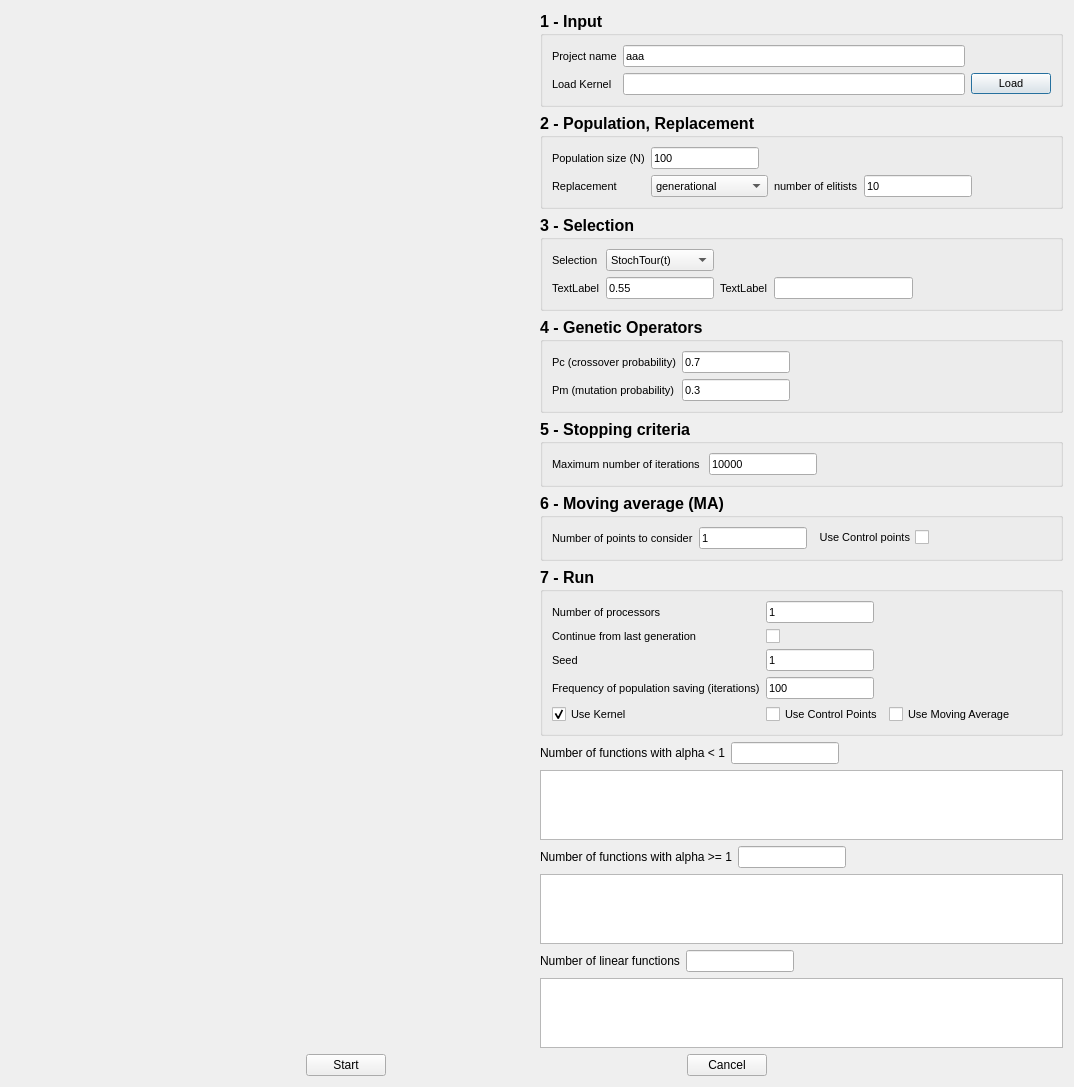
<?xml version="1.0" encoding="UTF-8"?>
<ui version="4.0">
 <class>Regression</class>
 <widget class="QDialog" name="Regression">
  <property name="geometry">
   <rect>
    <x>0</x>
    <y>0</y>
    <width>1074</width>
    <height>930</height>
   </rect>
  </property>
  <property name="windowTitle">
   <string>Dialog</string>
  </property>
  <layout class="QVBoxLayout" name="verticalLayout_4">
   <item>
    <layout class="QHBoxLayout" name="horizontalLayout">
     <property name="sizeConstraint">
      <enum>QLayout::SetMaximumSize</enum>
     </property>
     <item>
      <widget class="QCustomPlot" name="kernelPlot" native="true">
       <property name="sizePolicy">
        <sizepolicy hsizetype="Expanding" vsizetype="Preferred">
         <horstretch>0</horstretch>
         <verstretch>0</verstretch>
        </sizepolicy>
       </property>
       <property name="minimumSize">
        <size>
         <width>400</width>
         <height>0</height>
        </size>
       </property>
      </widget>
     </item>
     <item>
      <layout class="QVBoxLayout" name="verticalLayout_2">
       <property name="leftMargin">
        <number>0</number>
       </property>
       <item>
        <widget class="QGroupBox" name="groupBox">
         <property name="font">
          <font>
           <pointsize>12</pointsize>
           <weight>75</weight>
           <bold>true</bold>
          </font>
         </property>
         <property name="title">
          <string>1 - Input</string>
         </property>
         <layout class="QVBoxLayout" name="verticalLayout">
          <item>
           <layout class="QGridLayout" name="gridLayout_8">
            <item row="0" column="1">
             <widget class="QLineEdit" name="lineEditProjName">
              <property name="sizePolicy">
               <sizepolicy hsizetype="Expanding" vsizetype="Fixed">
                <horstretch>0</horstretch>
                <verstretch>0</verstretch>
               </sizepolicy>
              </property>
              <property name="font">
               <font>
                <pointsize>8</pointsize>
                <weight>50</weight>
                <bold>false</bold>
               </font>
              </property>
              <property name="text">
               <string>aaa</string>
              </property>
             </widget>
            </item>
            <item row="1" column="2">
             <widget class="QPushButton" name="pushButton_3">
              <property name="sizePolicy">
               <sizepolicy hsizetype="Maximum" vsizetype="Fixed">
                <horstretch>0</horstretch>
                <verstretch>0</verstretch>
               </sizepolicy>
              </property>
              <property name="font">
               <font>
                <pointsize>8</pointsize>
                <weight>50</weight>
                <bold>false</bold>
               </font>
              </property>
              <property name="text">
               <string>Load</string>
              </property>
             </widget>
            </item>
            <item row="1" column="0">
             <widget class="QLabel" name="label_13">
              <property name="font">
               <font>
                <pointsize>8</pointsize>
                <weight>50</weight>
                <bold>false</bold>
               </font>
              </property>
              <property name="text">
               <string>Load Kernel</string>
              </property>
             </widget>
            </item>
            <item row="1" column="1">
             <widget class="QLineEdit" name="lineEditLoadKernel">
              <property name="sizePolicy">
               <sizepolicy hsizetype="Preferred" vsizetype="Fixed">
                <horstretch>0</horstretch>
                <verstretch>0</verstretch>
               </sizepolicy>
              </property>
              <property name="font">
               <font>
                <pointsize>8</pointsize>
                <weight>50</weight>
                <bold>false</bold>
               </font>
              </property>
             </widget>
            </item>
            <item row="0" column="0">
             <widget class="QLabel" name="label_2">
              <property name="font">
               <font>
                <pointsize>8</pointsize>
                <weight>50</weight>
                <bold>false</bold>
               </font>
              </property>
              <property name="text">
               <string>Project name</string>
              </property>
             </widget>
            </item>
           </layout>
          </item>
         </layout>
        </widget>
       </item>
       <item>
        <widget class="QGroupBox" name="groupBox_2">
         <property name="font">
          <font>
           <pointsize>12</pointsize>
           <weight>75</weight>
           <bold>true</bold>
          </font>
         </property>
         <property name="title">
          <string>2 - Population, Replacement</string>
         </property>
         <layout class="QVBoxLayout" name="verticalLayout_5">
          <item>
           <layout class="QGridLayout" name="gridLayout_5">
            <item row="0" column="0">
             <widget class="QLabel" name="label_4">
              <property name="sizePolicy">
               <sizepolicy hsizetype="Fixed" vsizetype="Preferred">
                <horstretch>0</horstretch>
                <verstretch>0</verstretch>
               </sizepolicy>
              </property>
              <property name="font">
               <font>
                <pointsize>8</pointsize>
                <weight>50</weight>
                <bold>false</bold>
               </font>
              </property>
              <property name="text">
               <string>Population size (N)</string>
              </property>
             </widget>
            </item>
            <item row="0" column="1">
             <widget class="QLineEdit" name="lineEditPopSize">
              <property name="sizePolicy">
               <sizepolicy hsizetype="Fixed" vsizetype="Fixed">
                <horstretch>0</horstretch>
                <verstretch>0</verstretch>
               </sizepolicy>
              </property>
              <property name="font">
               <font>
                <pointsize>8</pointsize>
                <weight>50</weight>
                <bold>false</bold>
               </font>
              </property>
              <property name="text">
               <string>100</string>
              </property>
             </widget>
            </item>
            <item row="1" column="3">
             <widget class="QLineEdit" name="lineEditNumberElitists">
              <property name="sizePolicy">
               <sizepolicy hsizetype="MinimumExpanding" vsizetype="Fixed">
                <horstretch>0</horstretch>
                <verstretch>0</verstretch>
               </sizepolicy>
              </property>
              <property name="font">
               <font>
                <pointsize>8</pointsize>
                <weight>50</weight>
                <bold>false</bold>
               </font>
              </property>
              <property name="text">
               <string>10</string>
              </property>
             </widget>
            </item>
            <item row="1" column="1">
             <widget class="QComboBox" name="comboBoxReplacement">
              <property name="sizePolicy">
               <sizepolicy hsizetype="Fixed" vsizetype="Fixed">
                <horstretch>1</horstretch>
                <verstretch>0</verstretch>
               </sizepolicy>
              </property>
              <property name="font">
               <font>
                <pointsize>8</pointsize>
                <weight>50</weight>
                <bold>false</bold>
               </font>
              </property>
              <item>
               <property name="text">
                <string>generational</string>
               </property>
              </item>
              <item>
               <property name="text">
                <string>elitist/steady state</string>
               </property>
              </item>
             </widget>
            </item>
            <item row="1" column="2">
             <widget class="QLabel" name="label_14">
              <property name="font">
               <font>
                <pointsize>8</pointsize>
                <weight>50</weight>
                <bold>false</bold>
               </font>
              </property>
              <property name="text">
               <string>number of elitists</string>
              </property>
             </widget>
            </item>
            <item row="1" column="4">
             <spacer name="horizontalSpacer_7">
              <property name="orientation">
               <enum>Qt::Horizontal</enum>
              </property>
              <property name="sizeHint" stdset="0">
               <size>
                <width>40</width>
                <height>20</height>
               </size>
              </property>
             </spacer>
            </item>
            <item row="0" column="4">
             <spacer name="horizontalSpacer_6">
              <property name="orientation">
               <enum>Qt::Horizontal</enum>
              </property>
              <property name="sizeHint" stdset="0">
               <size>
                <width>40</width>
                <height>20</height>
               </size>
              </property>
             </spacer>
            </item>
            <item row="1" column="0">
             <widget class="QLabel" name="label">
              <property name="font">
               <font>
                <pointsize>8</pointsize>
                <weight>50</weight>
                <bold>false</bold>
               </font>
              </property>
              <property name="text">
               <string>Replacement</string>
              </property>
             </widget>
            </item>
           </layout>
          </item>
         </layout>
        </widget>
       </item>
       <item>
        <widget class="QGroupBox" name="groupBox_3">
         <property name="font">
          <font>
           <pointsize>12</pointsize>
           <weight>75</weight>
           <bold>true</bold>
          </font>
         </property>
         <property name="title">
          <string>3 - Selection</string>
         </property>
         <layout class="QVBoxLayout" name="verticalLayout_6">
          <item>
           <layout class="QGridLayout" name="gridLayout_9">
            <item row="1" column="2">
             <widget class="QLabel" name="label_16">
              <property name="font">
               <font>
                <pointsize>8</pointsize>
                <weight>50</weight>
                <bold>false</bold>
               </font>
              </property>
              <property name="text">
               <string>TextLabel</string>
              </property>
             </widget>
            </item>
            <item row="0" column="0">
             <widget class="QLabel" name="label_3">
              <property name="sizePolicy">
               <sizepolicy hsizetype="Fixed" vsizetype="Preferred">
                <horstretch>0</horstretch>
                <verstretch>0</verstretch>
               </sizepolicy>
              </property>
              <property name="font">
               <font>
                <pointsize>8</pointsize>
                <weight>50</weight>
                <bold>false</bold>
               </font>
              </property>
              <property name="text">
               <string>Selection</string>
              </property>
             </widget>
            </item>
            <item row="1" column="0">
             <widget class="QLabel" name="label_15">
              <property name="sizePolicy">
               <sizepolicy hsizetype="Preferred" vsizetype="Preferred">
                <horstretch>0</horstretch>
                <verstretch>0</verstretch>
               </sizepolicy>
              </property>
              <property name="font">
               <font>
                <pointsize>8</pointsize>
                <weight>50</weight>
                <bold>false</bold>
               </font>
              </property>
              <property name="text">
               <string>TextLabel</string>
              </property>
             </widget>
            </item>
            <item row="1" column="3">
             <widget class="QLineEdit" name="lineEditPar2">
              <property name="sizePolicy">
               <sizepolicy hsizetype="MinimumExpanding" vsizetype="Fixed">
                <horstretch>0</horstretch>
                <verstretch>0</verstretch>
               </sizepolicy>
              </property>
              <property name="font">
               <font>
                <pointsize>8</pointsize>
                <weight>50</weight>
                <bold>false</bold>
               </font>
              </property>
             </widget>
            </item>
            <item row="1" column="1">
             <widget class="QLineEdit" name="lineEditPar1">
              <property name="sizePolicy">
               <sizepolicy hsizetype="Fixed" vsizetype="Fixed">
                <horstretch>0</horstretch>
                <verstretch>0</verstretch>
               </sizepolicy>
              </property>
              <property name="font">
               <font>
                <pointsize>8</pointsize>
                <weight>50</weight>
                <bold>false</bold>
               </font>
              </property>
              <property name="text">
               <string>0.55</string>
              </property>
             </widget>
            </item>
            <item row="0" column="1">
             <widget class="QComboBox" name="comboBoxSelection">
              <property name="sizePolicy">
               <sizepolicy hsizetype="Minimum" vsizetype="Fixed">
                <horstretch>0</horstretch>
                <verstretch>0</verstretch>
               </sizepolicy>
              </property>
              <property name="font">
               <font>
                <pointsize>8</pointsize>
                <weight>50</weight>
                <bold>false</bold>
               </font>
              </property>
              <item>
               <property name="text">
                <string>StochTour(t)</string>
               </property>
              </item>
              <item>
               <property name="text">
                <string>DetTour(T)</string>
               </property>
              </item>
              <item>
               <property name="text">
                <string>Ranking(p,e)</string>
               </property>
              </item>
              <item>
               <property name="text">
                <string>Roulette</string>
               </property>
              </item>
             </widget>
            </item>
            <item row="1" column="4">
             <spacer name="horizontalSpacer_10">
              <property name="orientation">
               <enum>Qt::Horizontal</enum>
              </property>
              <property name="sizeHint" stdset="0">
               <size>
                <width>40</width>
                <height>20</height>
               </size>
              </property>
             </spacer>
            </item>
            <item row="0" column="4">
             <spacer name="horizontalSpacer_9">
              <property name="orientation">
               <enum>Qt::Horizontal</enum>
              </property>
              <property name="sizeHint" stdset="0">
               <size>
                <width>40</width>
                <height>20</height>
               </size>
              </property>
             </spacer>
            </item>
           </layout>
          </item>
         </layout>
        </widget>
       </item>
       <item>
        <widget class="QGroupBox" name="groupBox_4">
         <property name="font">
          <font>
           <pointsize>12</pointsize>
           <weight>75</weight>
           <bold>true</bold>
          </font>
         </property>
         <property name="title">
          <string>4 - Genetic Operators</string>
         </property>
         <layout class="QVBoxLayout" name="verticalLayout_7">
          <item>
           <layout class="QGridLayout" name="gridLayout_10">
            <item row="0" column="1">
             <widget class="QLineEdit" name="lineEditCrossoverP">
              <property name="sizePolicy">
               <sizepolicy hsizetype="Fixed" vsizetype="Fixed">
                <horstretch>0</horstretch>
                <verstretch>0</verstretch>
               </sizepolicy>
              </property>
              <property name="font">
               <font>
                <pointsize>8</pointsize>
                <weight>50</weight>
                <bold>false</bold>
               </font>
              </property>
              <property name="text">
               <string>0.7</string>
              </property>
             </widget>
            </item>
            <item row="0" column="0">
             <widget class="QLabel" name="label_8">
              <property name="sizePolicy">
               <sizepolicy hsizetype="Fixed" vsizetype="Preferred">
                <horstretch>0</horstretch>
                <verstretch>0</verstretch>
               </sizepolicy>
              </property>
              <property name="font">
               <font>
                <pointsize>8</pointsize>
                <weight>50</weight>
                <bold>false</bold>
               </font>
              </property>
              <property name="text">
               <string>Pc (crossover probability)</string>
              </property>
             </widget>
            </item>
            <item row="1" column="1">
             <widget class="QLineEdit" name="lineEditMutationP">
              <property name="sizePolicy">
               <sizepolicy hsizetype="Fixed" vsizetype="Fixed">
                <horstretch>0</horstretch>
                <verstretch>0</verstretch>
               </sizepolicy>
              </property>
              <property name="font">
               <font>
                <pointsize>8</pointsize>
                <weight>50</weight>
                <bold>false</bold>
               </font>
              </property>
              <property name="text">
               <string>0.3</string>
              </property>
             </widget>
            </item>
            <item row="1" column="0">
             <widget class="QLabel" name="label_6">
              <property name="sizePolicy">
               <sizepolicy hsizetype="Fixed" vsizetype="Preferred">
                <horstretch>0</horstretch>
                <verstretch>0</verstretch>
               </sizepolicy>
              </property>
              <property name="font">
               <font>
                <pointsize>8</pointsize>
                <weight>50</weight>
                <bold>false</bold>
               </font>
              </property>
              <property name="text">
               <string>Pm (mutation probability)</string>
              </property>
             </widget>
            </item>
            <item row="0" column="2">
             <spacer name="horizontalSpacer_5">
              <property name="orientation">
               <enum>Qt::Horizontal</enum>
              </property>
              <property name="sizeHint" stdset="0">
               <size>
                <width>40</width>
                <height>20</height>
               </size>
              </property>
             </spacer>
            </item>
           </layout>
          </item>
         </layout>
        </widget>
       </item>
       <item>
        <widget class="QGroupBox" name="groupBox_5">
         <property name="font">
          <font>
           <pointsize>12</pointsize>
           <weight>75</weight>
           <bold>true</bold>
          </font>
         </property>
         <property name="title">
          <string>5 - Stopping criteria</string>
         </property>
         <layout class="QVBoxLayout" name="verticalLayout_8">
          <item>
           <layout class="QGridLayout" name="gridLayout_11">
            <item row="0" column="0">
             <widget class="QLabel" name="label_7">
              <property name="sizePolicy">
               <sizepolicy hsizetype="Fixed" vsizetype="Preferred">
                <horstretch>0</horstretch>
                <verstretch>0</verstretch>
               </sizepolicy>
              </property>
              <property name="font">
               <font>
                <pointsize>8</pointsize>
                <weight>50</weight>
                <bold>false</bold>
               </font>
              </property>
              <property name="text">
               <string>Maximum number of iterations </string>
              </property>
             </widget>
            </item>
            <item row="0" column="1">
             <widget class="QLineEdit" name="lineEditMaxNumIte">
              <property name="sizePolicy">
               <sizepolicy hsizetype="Fixed" vsizetype="Fixed">
                <horstretch>0</horstretch>
                <verstretch>0</verstretch>
               </sizepolicy>
              </property>
              <property name="font">
               <font>
                <pointsize>8</pointsize>
                <weight>50</weight>
                <bold>false</bold>
               </font>
              </property>
              <property name="text">
               <string>10000</string>
              </property>
             </widget>
            </item>
            <item row="0" column="2">
             <spacer name="horizontalSpacer_4">
              <property name="orientation">
               <enum>Qt::Horizontal</enum>
              </property>
              <property name="sizeHint" stdset="0">
               <size>
                <width>40</width>
                <height>20</height>
               </size>
              </property>
             </spacer>
            </item>
           </layout>
          </item>
         </layout>
         <zorder>label_7</zorder>
         <zorder>gridLayoutWidget_5</zorder>
        </widget>
       </item>
       <item>
        <widget class="QGroupBox" name="groupBox_7">
         <property name="font">
          <font>
           <pointsize>12</pointsize>
           <weight>75</weight>
           <bold>true</bold>
          </font>
         </property>
         <property name="title">
          <string>6 - Moving average (MA)</string>
         </property>
         <layout class="QVBoxLayout" name="verticalLayout_10">
          <item>
           <layout class="QGridLayout" name="gridLayout_13">
            <item row="0" column="0">
             <widget class="QLabel" name="label_9">
              <property name="font">
               <font>
                <pointsize>8</pointsize>
                <weight>50</weight>
                <bold>false</bold>
               </font>
              </property>
              <property name="text">
               <string>Number of points to consider</string>
              </property>
             </widget>
            </item>
            <item row="0" column="2">
             <widget class="QCheckBox" name="checkBox">
              <property name="sizePolicy">
               <sizepolicy hsizetype="Fixed" vsizetype="Fixed">
                <horstretch>0</horstretch>
                <verstretch>0</verstretch>
               </sizepolicy>
              </property>
              <property name="font">
               <font>
                <pointsize>8</pointsize>
                <weight>50</weight>
                <bold>false</bold>
               </font>
              </property>
              <property name="layoutDirection">
               <enum>Qt::RightToLeft</enum>
              </property>
              <property name="text">
               <string>Use Control points</string>
              </property>
              <property name="checked">
               <bool>false</bool>
              </property>
             </widget>
            </item>
            <item row="0" column="1">
             <widget class="QLineEdit" name="lineEditN">
              <property name="sizePolicy">
               <sizepolicy hsizetype="Fixed" vsizetype="Fixed">
                <horstretch>0</horstretch>
                <verstretch>0</verstretch>
               </sizepolicy>
              </property>
              <property name="font">
               <font>
                <pointsize>8</pointsize>
                <weight>50</weight>
                <bold>false</bold>
               </font>
              </property>
              <property name="text">
               <string>1</string>
              </property>
             </widget>
            </item>
            <item row="0" column="3">
             <spacer name="horizontalSpacer_11">
              <property name="orientation">
               <enum>Qt::Horizontal</enum>
              </property>
              <property name="sizeHint" stdset="0">
               <size>
                <width>40</width>
                <height>20</height>
               </size>
              </property>
             </spacer>
            </item>
           </layout>
          </item>
         </layout>
        </widget>
       </item>
       <item>
        <widget class="QGroupBox" name="groupBox_6">
         <property name="font">
          <font>
           <pointsize>12</pointsize>
           <weight>75</weight>
           <bold>true</bold>
          </font>
         </property>
         <property name="title">
          <string>7 - Run</string>
         </property>
         <layout class="QVBoxLayout" name="verticalLayout_9">
          <item>
           <layout class="QGridLayout" name="gridLayout_12">
            <item row="4" column="0">
             <widget class="QCheckBox" name="checkBox_kernel">
              <property name="font">
               <font>
                <pointsize>8</pointsize>
                <weight>50</weight>
                <bold>false</bold>
               </font>
              </property>
              <property name="text">
               <string>Use Kernel</string>
              </property>
              <property name="checked">
               <bool>true</bool>
              </property>
             </widget>
            </item>
            <item row="4" column="1">
             <widget class="QCheckBox" name="checkBox_controlpoints">
              <property name="font">
               <font>
                <pointsize>8</pointsize>
                <weight>50</weight>
                <bold>false</bold>
               </font>
              </property>
              <property name="text">
               <string>Use Control Points</string>
              </property>
             </widget>
            </item>
            <item row="4" column="2">
             <widget class="QCheckBox" name="checkBox_N">
              <property name="font">
               <font>
                <pointsize>8</pointsize>
                <weight>50</weight>
                <bold>false</bold>
               </font>
              </property>
              <property name="text">
               <string>Use Moving Average</string>
              </property>
             </widget>
            </item>
            <item row="0" column="0">
             <widget class="QLabel" name="label_5">
              <property name="sizePolicy">
               <sizepolicy hsizetype="Fixed" vsizetype="Preferred">
                <horstretch>0</horstretch>
                <verstretch>0</verstretch>
               </sizepolicy>
              </property>
              <property name="font">
               <font>
                <pointsize>8</pointsize>
                <weight>50</weight>
                <bold>false</bold>
               </font>
              </property>
              <property name="text">
               <string>Number of processors</string>
              </property>
             </widget>
            </item>
            <item row="0" column="1">
             <widget class="QLineEdit" name="lineEditNumProc">
              <property name="sizePolicy">
               <sizepolicy hsizetype="Fixed" vsizetype="Fixed">
                <horstretch>0</horstretch>
                <verstretch>0</verstretch>
               </sizepolicy>
              </property>
              <property name="font">
               <font>
                <pointsize>8</pointsize>
                <weight>50</weight>
                <bold>false</bold>
               </font>
              </property>
              <property name="text">
               <string>1</string>
              </property>
             </widget>
            </item>
            <item row="1" column="1">
             <widget class="QCheckBox" name="checkBox_lastgeneration">
              <property name="layoutDirection">
               <enum>Qt::LeftToRight</enum>
              </property>
              <property name="autoFillBackground">
               <bool>false</bool>
              </property>
              <property name="styleSheet">
               <string notr="true">QCheckBox{
spacing:100px;
}</string>
              </property>
              <property name="text">
               <string/>
              </property>
              <property name="tristate">
               <bool>false</bool>
              </property>
             </widget>
            </item>
            <item row="2" column="1">
             <widget class="QLineEdit" name="lineEdit_seed">
              <property name="sizePolicy">
               <sizepolicy hsizetype="Fixed" vsizetype="Fixed">
                <horstretch>0</horstretch>
                <verstretch>0</verstretch>
               </sizepolicy>
              </property>
              <property name="font">
               <font>
                <pointsize>8</pointsize>
                <weight>50</weight>
                <bold>false</bold>
               </font>
              </property>
              <property name="text">
               <string>1</string>
              </property>
             </widget>
            </item>
            <item row="2" column="0">
             <widget class="QLabel" name="label_17">
              <property name="font">
               <font>
                <pointsize>8</pointsize>
                <weight>50</weight>
                <bold>false</bold>
               </font>
              </property>
              <property name="text">
               <string>Seed</string>
              </property>
             </widget>
            </item>
            <item row="1" column="0">
             <widget class="QLabel" name="label_18">
              <property name="font">
               <font>
                <pointsize>8</pointsize>
                <weight>50</weight>
                <bold>false</bold>
               </font>
              </property>
              <property name="text">
               <string>Continue from last generation</string>
              </property>
             </widget>
            </item>
            <item row="0" column="2">
             <spacer name="horizontalSpacer_8">
              <property name="orientation">
               <enum>Qt::Horizontal</enum>
              </property>
              <property name="sizeHint" stdset="0">
               <size>
                <width>40</width>
                <height>20</height>
               </size>
              </property>
             </spacer>
            </item>
            <item row="3" column="0">
             <widget class="QLabel" name="label_19">
              <property name="font">
               <font>
                <pointsize>8</pointsize>
                <weight>50</weight>
                <bold>false</bold>
               </font>
              </property>
              <property name="text">
               <string>Frequency of population saving (iterations)</string>
              </property>
             </widget>
            </item>
            <item row="3" column="1">
             <widget class="QLineEdit" name="lineEdit_frequencyPop">
              <property name="sizePolicy">
               <sizepolicy hsizetype="Fixed" vsizetype="Fixed">
                <horstretch>0</horstretch>
                <verstretch>0</verstretch>
               </sizepolicy>
              </property>
              <property name="font">
               <font>
                <pointsize>8</pointsize>
                <weight>50</weight>
                <bold>false</bold>
               </font>
              </property>
              <property name="text">
               <string>100</string>
              </property>
             </widget>
            </item>
           </layout>
          </item>
         </layout>
        </widget>
       </item>
       <item>
        <layout class="QVBoxLayout" name="verticalLayout_3">
         <item>
          <layout class="QGridLayout" name="gridLayout_2">
           <item row="0" column="1">
            <widget class="QLineEdit" name="lineEdit_8">
             <property name="sizePolicy">
              <sizepolicy hsizetype="Preferred" vsizetype="Fixed">
               <horstretch>0</horstretch>
               <verstretch>0</verstretch>
              </sizepolicy>
             </property>
            </widget>
           </item>
           <item row="0" column="0">
            <widget class="QLabel" name="label_10">
             <property name="text">
              <string>Number of functions with alpha &lt; 1</string>
             </property>
            </widget>
           </item>
           <item row="0" column="2">
            <spacer name="horizontalSpacer">
             <property name="orientation">
              <enum>Qt::Horizontal</enum>
             </property>
             <property name="sizeHint" stdset="0">
              <size>
               <width>20</width>
               <height>20</height>
              </size>
             </property>
            </spacer>
           </item>
          </layout>
         </item>
         <item>
          <widget class="QTableWidget" name="tableWidgetMin1"/>
         </item>
         <item>
          <layout class="QGridLayout" name="gridLayout_3">
           <item row="0" column="0">
            <widget class="QLabel" name="label_11">
             <property name="text">
              <string>Number of functions with alpha &gt;= 1</string>
             </property>
            </widget>
           </item>
           <item row="0" column="1">
            <widget class="QLineEdit" name="lineEdit_10">
             <property name="sizePolicy">
              <sizepolicy hsizetype="Preferred" vsizetype="Fixed">
               <horstretch>0</horstretch>
               <verstretch>0</verstretch>
              </sizepolicy>
             </property>
            </widget>
           </item>
           <item row="0" column="2">
            <spacer name="horizontalSpacer_2">
             <property name="orientation">
              <enum>Qt::Horizontal</enum>
             </property>
             <property name="sizeHint" stdset="0">
              <size>
               <width>40</width>
               <height>20</height>
              </size>
             </property>
            </spacer>
           </item>
          </layout>
         </item>
         <item>
          <widget class="QTableWidget" name="tableWidget1"/>
         </item>
         <item>
          <layout class="QGridLayout" name="gridLayout_4">
           <item row="0" column="1">
            <widget class="QLineEdit" name="lineEdit_9">
             <property name="sizePolicy">
              <sizepolicy hsizetype="Preferred" vsizetype="Fixed">
               <horstretch>0</horstretch>
               <verstretch>0</verstretch>
              </sizepolicy>
             </property>
            </widget>
           </item>
           <item row="0" column="0">
            <widget class="QLabel" name="label_12">
             <property name="text">
              <string>Number of linear functions</string>
             </property>
            </widget>
           </item>
           <item row="0" column="2">
            <spacer name="horizontalSpacer_3">
             <property name="orientation">
              <enum>Qt::Horizontal</enum>
             </property>
             <property name="sizeHint" stdset="0">
              <size>
               <width>40</width>
               <height>20</height>
              </size>
             </property>
            </spacer>
           </item>
          </layout>
         </item>
         <item>
          <widget class="QTableWidget" name="tableWidgetLin"/>
         </item>
         <item>
          <layout class="QGridLayout" name="gridLayout_6"/>
         </item>
        </layout>
       </item>
      </layout>
     </item>
    </layout>
   </item>
   <item>
    <layout class="QGridLayout" name="gridLayout_7">
     <item row="0" column="0">
      <widget class="QPushButton" name="pushButton">
       <property name="sizePolicy">
        <sizepolicy hsizetype="Fixed" vsizetype="Fixed">
         <horstretch>0</horstretch>
         <verstretch>0</verstretch>
        </sizepolicy>
       </property>
       <property name="text">
        <string>Start</string>
       </property>
      </widget>
     </item>
     <item row="0" column="1">
      <widget class="QPushButton" name="pushButton_2">
       <property name="sizePolicy">
        <sizepolicy hsizetype="Fixed" vsizetype="Fixed">
         <horstretch>0</horstretch>
         <verstretch>0</verstretch>
        </sizepolicy>
       </property>
       <property name="text">
        <string>Cancel</string>
       </property>
      </widget>
     </item>
    </layout>
   </item>
  </layout>
 </widget>
 <customwidgets>
  <customwidget>
   <class>QCustomPlot</class>
   <extends>QWidget</extends>
   <header>qcustomplot.h</header>
   <container>1</container>
  </customwidget>
 </customwidgets>
 <resources/>
 <connections/>
</ui>
